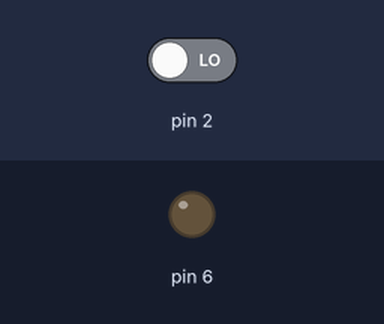
A sketch run on a simulated Arduino Uno, built with avr-gcc and run on an emulated ATmega328P. Shown: output pins drawn as LEDs (lit = HIGH). Inputs (shaded band) come from the test bench; at power-on: pin 2 LOW.

Above: at 1.2 s.
1.3 s: pin 2 driven HIGH
At 1.6 s:
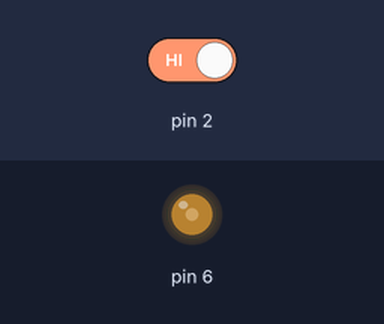
Timing chart, 0 to 4.3 s (numbered marks = the images above; inputs shaded):
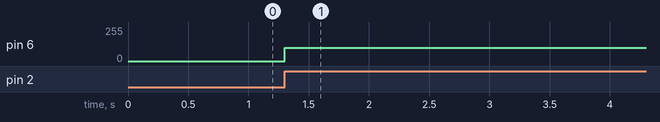

The sketch:

arduino54.ino
```cpp
/*
Konfiguuracija sistema:
Pin 2: ulazni pin, prekidac
Pinovi 5 i 6: izlazni pinovi, DC motor
*/

int speed = 100;

void prekidacOff();

void prekidacOn() {
	analogWrite(06, speed);
	detachInterrupt(0);
	attachInterrupt(0, prekidacOff, FALLING);
}

void prekidacOff() {
	analogWrite(06, 0);
	detachInterrupt(0);
	attachInterrupt(0, prekidacOn, RISING);
}

void setup()
{
	if (digitalRead(2)==1) {
		analogWrite(06, speed);
		attachInterrupt(0, prekidacOff, FALLING);
	} else {
		analogWrite(06, 0);
		attachInterrupt(0, prekidacOn, RISING);
	}
}

void loop()
{
	delay(100);
}
```

Measured:
- after the input at 1.3 s, pin 6: 0/255 → 100/255 at once
